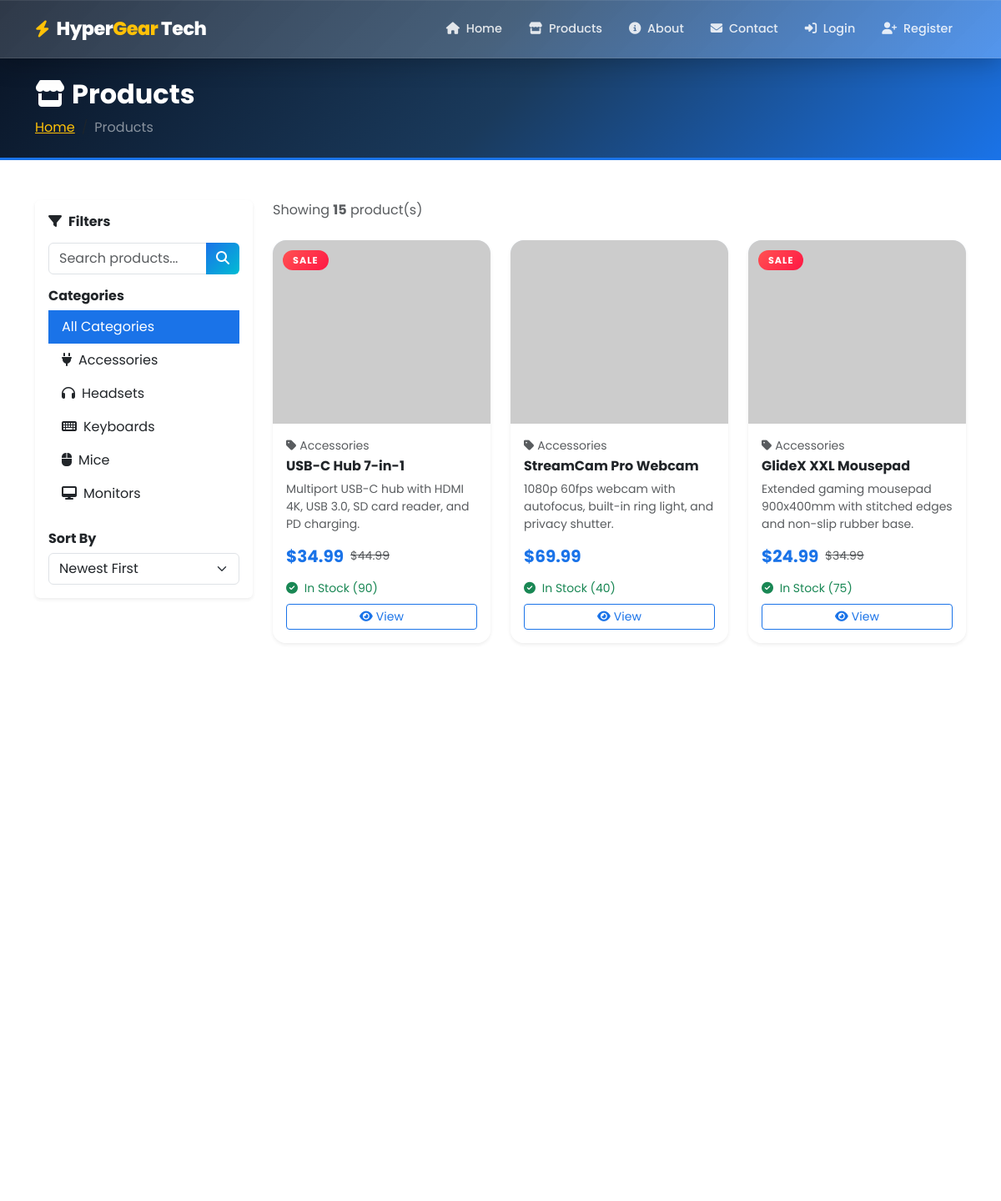
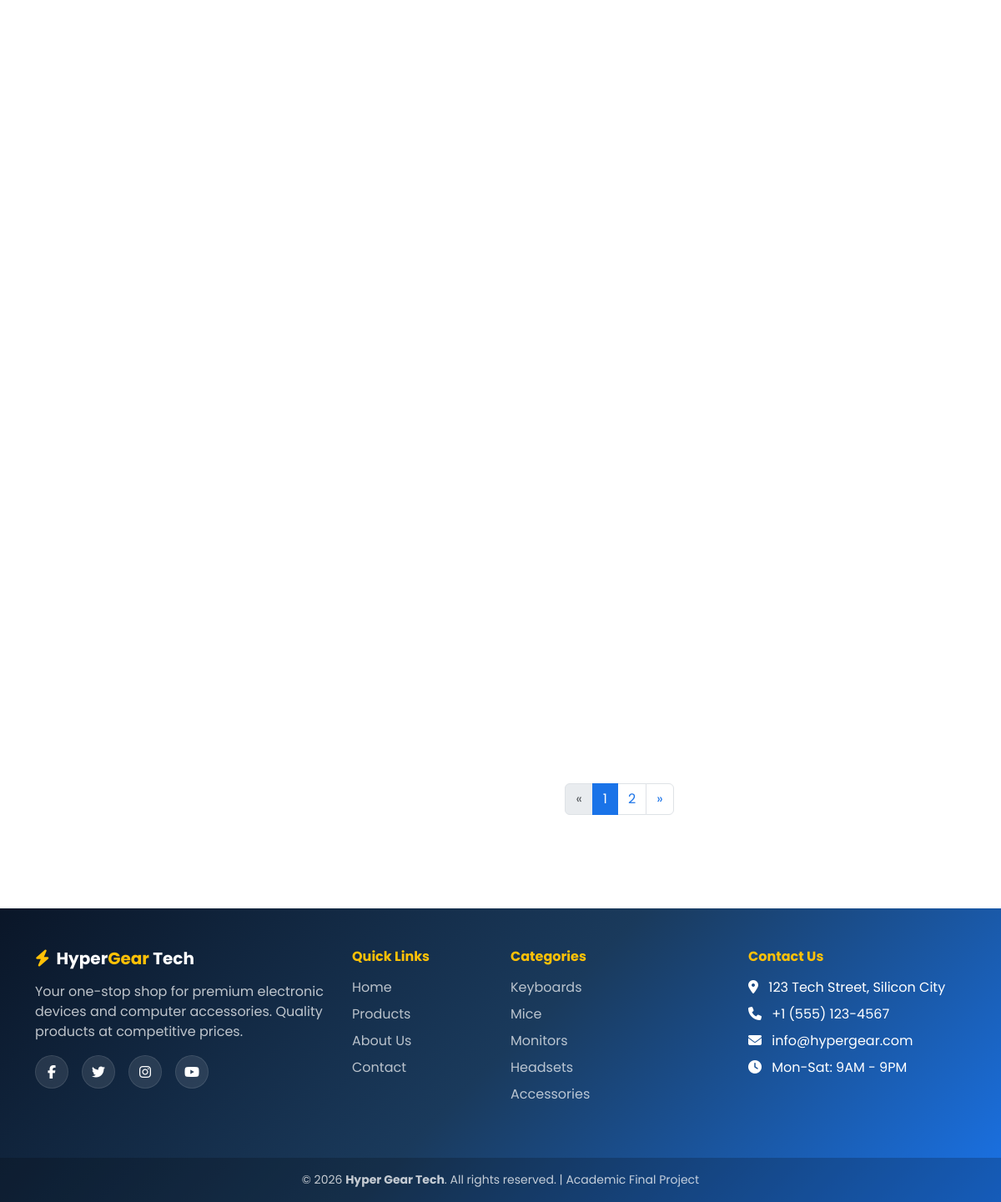
Screenshot of /pages/products.php with the database file from the repository (2 pictures, top to bottom).
### tables this page shows
CREATE TABLE IF NOT EXISTS `categories` (
    `id` INT AUTO_INCREMENT PRIMARY KEY,
    `name` VARCHAR(100) NOT NULL,
    `description` TEXT DEFAULT NULL,
    `icon` VARCHAR(50) DEFAULT 'fa-tag',
    `created_at` TIMESTAMP DEFAULT CURRENT_TIMESTAMP
);

CREATE TABLE IF NOT EXISTS `products` (
    `id` INT AUTO_INCREMENT PRIMARY KEY,
    `category_id` INT NOT NULL,
    `name` VARCHAR(200) NOT NULL,
    `description` TEXT DEFAULT NULL,
    `price` DECIMAL(10,2) NOT NULL,
    `old_price` DECIMAL(10,2) DEFAULT NULL,
    `stock` INT NOT NULL DEFAULT 0,
    `image` VARCHAR(255) DEFAULT 'default.png',
    `featured` TINYINT(1) DEFAULT 0,
    `created_at` TIMESTAMP DEFAULT CURRENT_TIMESTAMP,
    `updated_at` TIMESTAMP DEFAULT CURRENT_TIMESTAMP ON UPDATE CURRENT_TIMESTAMP,
    FOREIGN KEY (`category_id`) REFERENCES `categories`(`id`) ON DELETE CASCADE
);

### pages/products.php (the view, shortened to what this page needs)
<?php
require_once __DIR__ . '/../includes/header.php';
require_once __DIR__ . '/../includes/navigation.php';
$category_filter = isset($_GET['category']) ? (int)$_GET['category'] : 0;
$search = isset($_GET['search']) ? $conn->real_escape_string(trim($_GET['search'])) : '';
$sort = isset($_GET['sort']) ? $_GET['sort'] : 'newest';
$page = isset($_GET['page']) ? max(1, (int)$_GET['page']) : 1;
$per_page = 12;
$offset = ($page - 1) * $per_page;
$where = "WHERE 1=1";
$order = match($sort) {
    'price_low'  => "p.price ASC",
    'price_high' => "p.price DESC",
    'name'       => "p.name ASC",
    default      => "p.id DESC"
};
$count_q = $conn->query("SELECT COUNT(*) as total FROM products p $where");
$total = $count_q->fetch_assoc()['total'];
$total_pages = ceil($total / $per_page);
$products = $conn->query("SELECT p.*, c.name as category_name FROM products p JOIN categories c ON p.category_id = c.id $where ORDER BY $order LIMIT $per_page OFFSET $offset");
$categories = $conn->query("SELECT * FROM categories ORDER BY name");
?>
<section class="page-header py-4">
    <div class="container">
        <h2 class="fw-bold text-white mb-0"><i class="fas fa-store me-2"></i>Products</h2>
        <nav aria-label="breadcrumb">
            <ol class="breadcrumb mb-0 mt-2">
                <li class="breadcrumb-item"><a href="<?= BASE_URL ?>" class="text-warning">Home</a></li>
                <li class="breadcrumb-item text-white-50 active">Products</li>
            </ol>
        </nav>
    </div>
</section>
<section class="py-5">
    <div class="container">
        <div class="row">
            <div class="col-lg-3 mb-4">
                <div class="card border-0 shadow-sm sticky-top" style="top: 80px;">
                    <div class="card-body">
                        <h6 class="fw-bold mb-3"><i class="fas fa-filter me-2"></i>Filters</h6>
                        <form method="GET" action="">
                            <div class="input-group mb-3">
                                <input type="text" class="form-control" name="search" placeholder="Search products..." value="<?= htmlspecialchars($search) ?>">
                                <button class="btn btn-primary" type="submit"><i class="fas fa-search"></i></button>
                            </div>
                        </form>
                        <h6 class="fw-bold mb-2 mt-3">Categories</h6>
                        <div class="list-group list-group-flush">
                            <a href="<?= BASE_URL ?>pages/products.php" class="list-group-item list-group-item-action border-0 <?= !$category_filter ? 'active' : '' ?>">
                                All Categories
                            </a>
                            <?php while ($cat = $categories->fetch_assoc()): ?>
                            <a href="<?= BASE_URL ?>pages/products.php?category=<?= $cat['id'] ?>"
                               class="list-group-item list-group-item-action border-0 <?= $category_filter == $cat['id'] ? 'active' : '' ?>">
                                <i class="fas <?= $cat['icon'] ?> me-2"></i><?= htmlspecialchars($cat['name']) ?>
                            </a>
                            <?php endwhile; ?>
                        </div>
                        <h6 class="fw-bold mb-2 mt-4">Sort By</h6>
                        <select class="form-select" onchange="window.location.href=this.value">
                            <?php
                            $sorts = ['newest'=>'Newest First','price_low'=>'Price: Low to High','price_high'=>'Price: High to Low','name'=>'Name A-Z'];
                            foreach($sorts as $k=>$v):
                                $url = BASE_URL . "pages/products.php?" . http_build_query(array_merge($_GET, ['sort'=>$k]));
                            ?>
                            <option value="<?= $url ?>" <?= $sort==$k ? 'selected' : '' ?>><?= $v ?></option>
                            <?php endforeach; ?>
                        </select>
                    </div>
                </div>
            </div>
            <div class="col-lg-9">
                <div class="d-flex justify-content-between align-items-center mb-4">
                    <p class="mb-0 text-muted">Showing <strong><?= $total ?></strong> product(s)</p>
                </div>
                <?php if ($products->num_rows > 0): ?>
                <div class="row g-4">
                    <?php while ($prod = $products->fetch_assoc()): ?>
                    <div class="col-sm-6 col-md-4 scroll-reveal">
                        <div class="product-card card h-100 border-0 shadow-sm">
                            <?php if ($prod['old_price']): ?>
                                <span class="sale-badge">SALE</span>
                            <?php endif; ?>
                            <div class="product-img-wrapper">
                                <img src="<?= BASE_URL ?>assets/images/<?= htmlspecialchars($prod['image']) ?>"
                                     class="card-img-top product-img"
                                     alt="<?= htmlspecialchars($prod['name']) ?>"
                                     onerror="this.src='https://via.placeholder.com/300x250/1a3a5c/ffffff?text=<?= urlencode($prod['name']) ?>'">
                            </div>
                            <div class="card-body d-flex flex-column">
                                <small class="text-muted mb-1"><i class="fas fa-tag me-1"></i><?= htmlspecialchars($prod['category_name']) ?></small>
                                <h6 class="card-title fw-bold"><?= htmlspecialchars($prod['name']) ?></h6>
                                <p class="text-muted small flex-grow-1"><?= mb_strimwidth(htmlspecialchars($prod['description']), 0, 80, '...') ?></p>
                                <div class="d-flex align-items-center mb-3">
                                    <span class="h5 fw-bold text-primary mb-0">$<?= number_format($prod['price'], 2) ?></span>
                                    <?php if ($prod['old_price']): ?>
                                        <span class="text-muted text-decoration-line-through ms-2 small">$<?= number_format($prod['old_price'], 2) ?></span>
                                    <?php endif; ?>
                                </div>
                                <span class="small mb-2 <?= $prod['stock'] > 0 ? 'text-success' : 'text-danger' ?>">
                                    <i class="fas fa-<?= $prod['stock'] > 0 ? 'check-circle' : 'times-circle' ?> me-1"></i>
                                    <?= $prod['stock'] > 0 ? 'In Stock ('.$prod['stock'].')' : 'Out of Stock' ?>
                                </span>
                                <div class="d-flex gap-2">
                                    <a href="<?= BASE_URL ?>pages/product_detail.php?id=<?= $prod['id'] ?>" class="btn btn-outline-primary btn-sm flex-grow-1"><i class="fas fa-eye me-1"></i>View</a>
                                </div>
                            </div>
                        </div>
                    </div>
                    <?php endwhile; ?>
                </div>
                <?php if ($total_pages > 1): ?>
                <nav class="mt-5">
                    <ul class="pagination justify-content-center">
                        <li class="page-item <?= $page <= 1 ? 'disabled' : '' ?>">
                            <a class="page-link" href="<?= BASE_URL ?>pages/products.php?<?= http_build_query(array_merge($_GET, ['page'=>$page-1])) ?>">«</a>
                        </li>
                        <?php for ($i = 1; $i <= $total_pages; $i++): ?>
                        <li class="page-item <?= $i == $page ? 'active' : '' ?>">
                            <a class="page-link" href="<?= BASE_URL ?>pages/products.php?<?= http_build_query(array_merge($_GET, ['page'=>$i])) ?>"><?= $i ?></a>
                        </li>
                        <?php endfor; ?>
                        <li class="page-item <?= $page >= $total_pages ? 'disabled' : '' ?>">
                            <a class="page-link" href="<?= BASE_URL ?>pages/products.php?<?= http_build_query(array_merge($_GET, ['page'=>$page+1])) ?>">»</a>
                        </li>
                    </ul>
                </nav>
                <?php endif; ?>
                <?php endif; ?>
            </div>
        </div>
    </div>
</section>
<?php require_once __DIR__ . '/../includes/footer.php'; ?>

### rows the page displays
categories: name "Accessories"
categories: name "Headsets"
categories: name "Keyboards"
categories: name "Mice"
categories: name "Monitors"
products: shows "SALE", category.name "Accessories", name "USB-C Hub 7-in-1", description "Multiport USB-C hub with HDMI 4K, USB 3.0, SD card reader, and PD charging.", price "34.99", old_price "44.99", stock "90"
products: category.name "Accessories", name "StreamCam Pro Webcam", description "1080p 60fps webcam with autofocus, built-in ring light, and privacy shutter.", price "69.99", stock "40"
products: shows "SALE", category.name "Accessories", name "GlideX XXL Mousepad", description "Extended gaming mousepad 900x400mm with stitched edges and non-slip rubber base.", price "24.99", old_price "34.99", stock "75"

### other values shown
$total "15"
form field value "Newest First"
